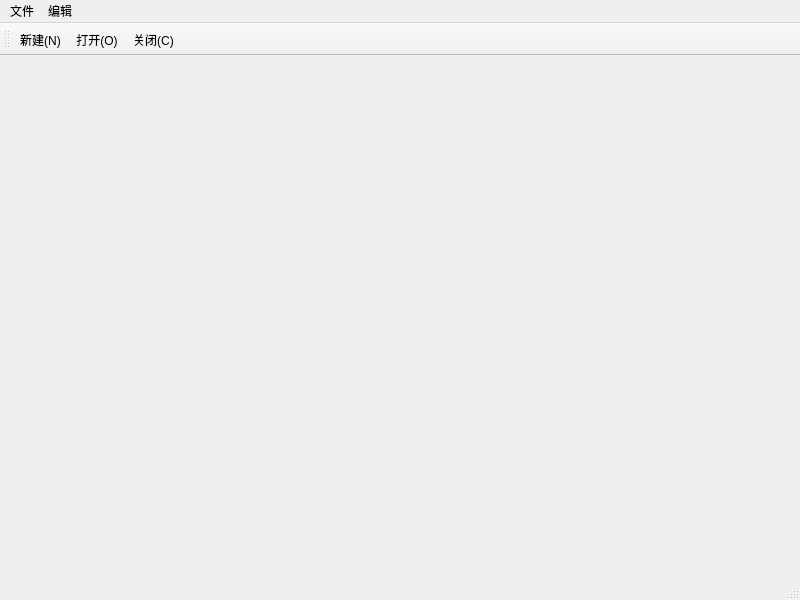
<?xml version="1.0" encoding="UTF-8"?>
<ui version="4.0">
 <class>MainWindow</class>
 <widget class="QMainWindow" name="MainWindow">
  <property name="geometry">
   <rect>
    <x>0</x>
    <y>0</y>
    <width>800</width>
    <height>600</height>
   </rect>
  </property>
  <property name="windowTitle">
   <string>MainWindow</string>
  </property>
  <widget class="QWidget" name="centralwidget"/>
  <widget class="QMenuBar" name="menubar">
   <property name="geometry">
    <rect>
     <x>0</x>
     <y>0</y>
     <width>800</width>
     <height>22</height>
    </rect>
   </property>
   <widget class="QMenu" name="menu">
    <property name="title">
     <string>文件</string>
    </property>
    <addaction name="action_1"/>
    <addaction name="action_2"/>
    <addaction name="separator"/>
    <addaction name="action_3"/>
   </widget>
   <widget class="QMenu" name="menu_2">
    <property name="title">
     <string>编辑</string>
    </property>
   </widget>
   <addaction name="menu"/>
   <addaction name="menu_2"/>
  </widget>
  <widget class="QStatusBar" name="statusbar"/>
  <widget class="QToolBar" name="toolBar">
   <property name="windowTitle">
    <string>toolBar</string>
   </property>
   <property name="toolButtonStyle">
    <enum>Qt::ToolButtonTextUnderIcon</enum>
   </property>
   <attribute name="toolBarArea">
    <enum>TopToolBarArea</enum>
   </attribute>
   <attribute name="toolBarBreak">
    <bool>false</bool>
   </attribute>
   <addaction name="action_1"/>
   <addaction name="action_2"/>
   <addaction name="action_3"/>
  </widget>
  <action name="action_1">
   <property name="checkable">
    <bool>true</bool>
   </property>
   <property name="icon">
    <iconset theme="新建(N)" resource="../image7/img.qrc">
     <normaloff>:/icon/new.ico</normaloff>:/icon/new.ico</iconset>
   </property>
   <property name="text">
    <string>新建(N)</string>
   </property>
   <property name="shortcut">
    <string>Ctrl+N</string>
   </property>
  </action>
  <action name="action_2">
   <property name="icon">
    <iconset resource="../image7/img.qrc">
     <normaloff>:/icon/open.ico</normaloff>:/icon/open.ico</iconset>
   </property>
   <property name="text">
    <string>打开(O)</string>
   </property>
   <property name="shortcut">
    <string>Ctrl+O</string>
   </property>
  </action>
  <action name="action_3">
   <property name="icon">
    <iconset resource="../image7/img.qrc">
     <normaloff>:/icon/close.ico</normaloff>:/icon/close.ico</iconset>
   </property>
   <property name="text">
    <string>关闭(C)</string>
   </property>
   <property name="shortcut">
    <string>Ctrl+M</string>
   </property>
  </action>
 </widget>
 <resources>
  <include location="../image7/img.qrc"/>
 </resources>
 <connections/>
</ui>
